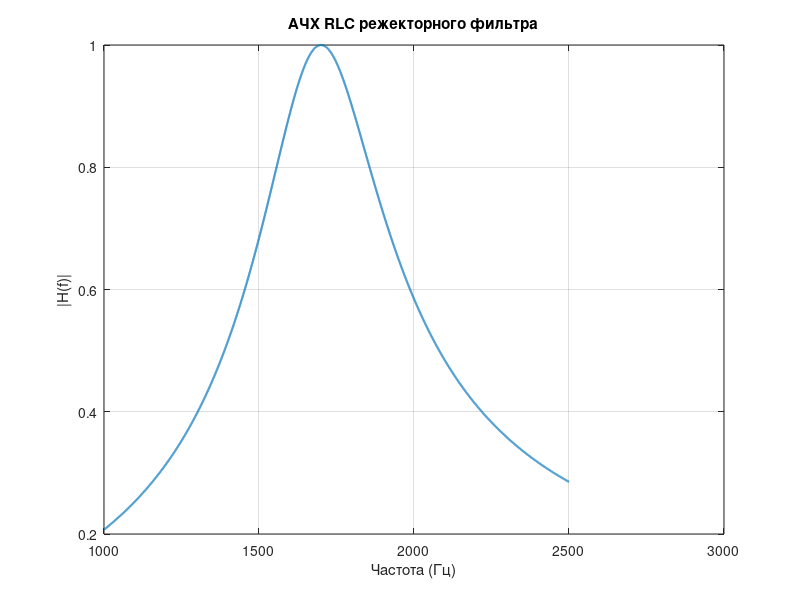

Here is the MATLAB script that generated this plot: (Note: this script raises an error after producing the figure.)
% =========================================================
% ЛР3 — Задание 2
% RLC режекторный фильтр (Notch)
% =========================================================

clear;
clc;
close all;

%% Дано

f0 = 1700;      % Гц
df = 400;       % полоса

w0 = 2*pi*f0;

Q = f0 / df;

%% Выбор параметров L и C (произвольно, но согласованно)

C = 100e-9;                         % 100 нФ
L = 1 / ((2*pi*f0)^2 * C);          % из формулы резонанса

R = w0 * L / Q;                     % из добротности

fprintf('Параметры фильтра:\n');
fprintf('L = %.6f H\n', L);
fprintf('C = %.10f F\n', C);
fprintf('R = %.4f Ohm\n', R);

%% Частотная ось

f = linspace(1000, 2500, 5000);
w = 2*pi*f;

%% Передаточная функция (последовательный RLC, выход на R)

Z_R = R;
Z_L = 1j*w*L;
Z_C = 1./(1j*w*C);

H = Z_R ./ (Z_R + Z_L + Z_C);

H_mag = abs(H);

%% =========================================================
% АЧХ
% =========================================================

figure('Visible','off','Name','RLC Notch','NumberTitle','off');

plot(f, H_mag, 'LineWidth', 1.5);
grid on;

title('АЧХ RLC режекторного фильтра');
xlabel('Частота (Гц)');
ylabel('|H(f)|');

hold on;
xline(f0, '--r', 'f_0');

%% Сохранение

exportgraphics(gcf, 'rlc_notch.png', 'Resolution', 300);
close(gcf);

disp('Готово: rlc_notch.png');

drawnow;
exit;
